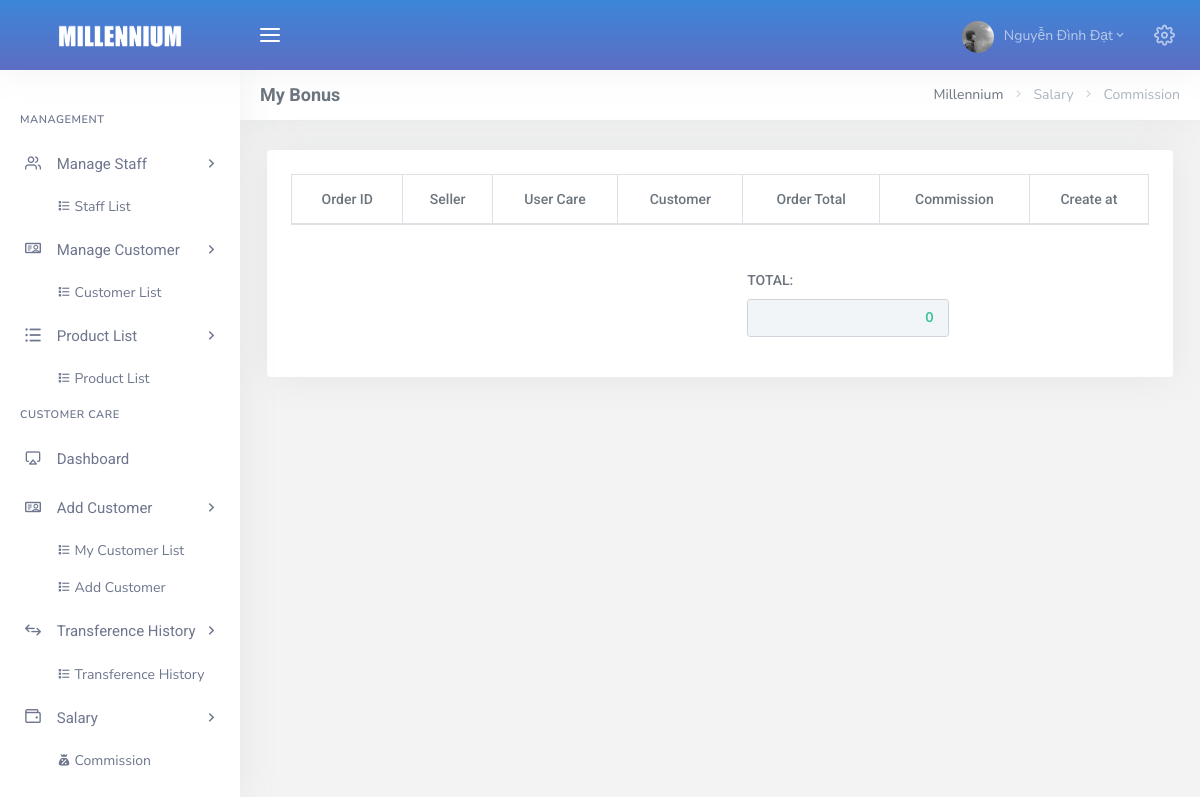
The app's page /admin/dashboard.php?page=list_bonus (signed in), older data.
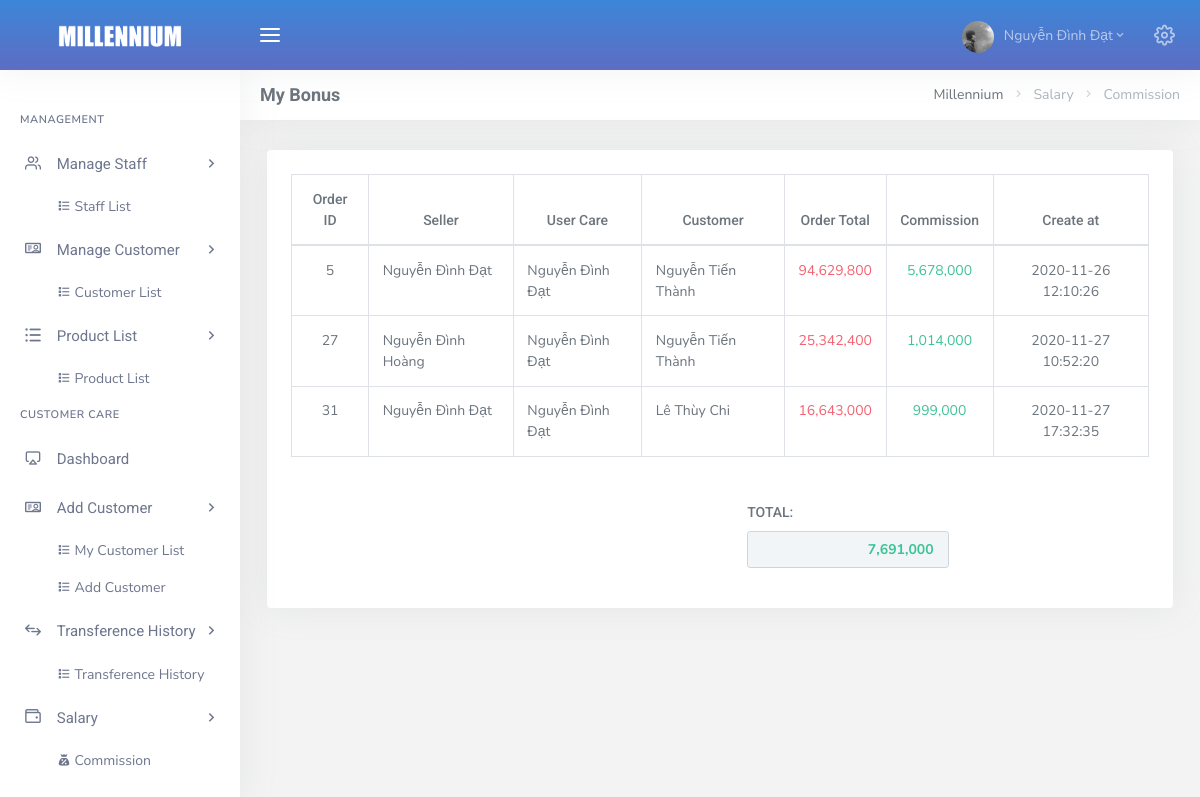
The same page, newer data.
### tables this page shows
CREATE TABLE `tbl_bonus` (
  `user_id` int(11) NOT NULL,
  `order_id` int(11) NOT NULL,
  `bonus` float NOT NULL,
  `create_at` datetime NOT NULL DEFAULT current_timestamp()
);

CREATE TABLE `tbl_user` (
  `id` int(11) NOT NULL,
  `name` varchar(50) NOT NULL,
  `showroom_id` int(11) NOT NULL,
  `avatar` varchar(50) NOT NULL DEFAULT 'default.png',
  `email` varchar(50) NOT NULL,
  `passw` varchar(50) NOT NULL DEFAULT '123456',
  `addres` varchar(100) NOT NULL,
  `salary` float NOT NULL,
  `role` tinyint(4) NOT NULL DEFAULT 2,
  `status` tinyint(4) NOT NULL DEFAULT 1,
  `create_at` datetime NOT NULL DEFAULT current_timestamp()
);

CREATE TABLE `tbl_customer` (
  `id` int(11) NOT NULL,
  `name` varchar(50) NOT NULL,
  `showroom_id` int(11) NOT NULL,
  `phone` varchar(10) NOT NULL,
  `email` varchar(50) NOT NULL,
  `sex` varchar(5) NOT NULL,
  `birth` date NOT NULL DEFAULT '1970-01-01',
  `passw` varchar(50) NOT NULL,
  `avatar` varchar(50) NOT NULL DEFAULT 'guest.jpg',
  `create_at` datetime NOT NULL DEFAULT current_timestamp()
);

CREATE TABLE `tbl_order` (
  `id` int(11) NOT NULL,
  `user_id_buy` int(11) NOT NULL,
  `user_id_care` int(11) NOT NULL,
  `customer_id` int(11) NOT NULL,
  `total` float NOT NULL,
  `create_at` datetime NOT NULL DEFAULT current_timestamp()
);

### admin/Controller/User/User_c.php (called while the page is built, shortened)
<?php
    include_once("Model/User/User_m.php");
    class User_c extends User_m {
        private $user;
        function __construct()
        {
            $this->user = new User_m();
        }
        public function Bonus() {
            if (isset($_SESSION['id'])) {
                $user_id = (int)$_SESSION['id'];
            }
            $user = $this->user->getBonus($user_id);
            include_once 'View/User/list_bonus.php';
        }
    }

### admin/Config/myConfig.php (called while the page is built, shortened)
<?php
	class Connect{
		private $user = "root";
		private $pass = "";
		private $dns = "mysql:host=localhost;dbname=customer_care";
		function __construct(){
			try {
				$this->pdo = new PDO($this->dns, $this->user, $this->pass);
				$this->pdo->query("SET NAMES utf8");
			} catch (PDOException $e) {
				echo $e->getMessage();
				exit();
			}
		}
	}
 ?>

### admin/Model/User/User_m.php (called while the page is built, shortened)
<?php
	include_once 'Config/myConfig.php';
	class User_m extends Connect {
		function __construct()
		{
			parent::__construct();
		}
		protected function getBonus($user_id) {
			$sql = "SELECT
					    tbl_bonus.order_id,
					    usersell.name as 'Seller',
					    usercare.name as 'User Care',
					    tbl_customer.name 'Customer',
					    tbl_order.total,
					    tbl_bonus.bonus,
					    tbl_bonus.create_at
					FROM
					    tbl_bonus,
					    tbl_user,
					    tbl_user as usersell,
					    tbl_user as usercare,
					    tbl_order,
					    tbl_customer
					WHERE
					    tbl_bonus.user_id = tbl_user.id AND tbl_bonus.order_id = tbl_order.id AND tbl_order.user_id_buy = usersell.id AND tbl_order.user_id_care = usercare.id AND tbl_order.customer_id = tbl_customer.id AND tbl_bonus.user_id = :user_id";
			$pre = $this->pdo->prepare($sql);
			$pre->bindParam(":user_id", $user_id);
			$pre->execute();
			$result = array();
			while($row = $pre->fetch(PDO::FETCH_ASSOC)) {
				$result[] = $row;
			}
			return $result;
		}
	}
 ?>

### admin/View/User/list_bonus.php (the view)
<div class="row">
    <div class="col-12">
        <div class="card-box table-responsive">
            <table id="list_bonus" class="display table table-bordered dt-responsive nowrap" style="border-collapse: collapse; border-spacing: 0; width: 100%;">
                <thead>
                    <tr class="text-center">
                        <th>Order ID</th>
                        <th>Seller</th>
                        <th>User Care</th>
                        <th>Customer</th>
                        <th>Order Total</th>
                        <th>Commission</th>
                        <th>Create at</th>
                    </tr>
                </thead>
                <tbody>
                    <?php
                        $total = 0;
                        foreach ($user as $key => $value) {
                            $total += $value['bonus'];
                    ?>
                            <tr>
                                <td class="text-center"><?= $value['order_id']; ?></td>
                                <td><?= $value['Seller']; ?></td>
                                <td><?= $value['User Care']; ?></td>
                                <td><?= $value['Customer']; ?></td>
                                <td class="text-center text-danger"><?= number_format($value['total']); ?></td>
                                <td class="text-center text-success"><?= number_format($value['bonus']); ?></td>
                                <td class="text-center"><?= $value['create_at']; ?></td>
                            </tr>
                        <?php
                        }
                     ?>
                </tbody>
            </table><br>
            <div class="float-right form-group" style="margin-right: 200px;">
                <label class="">TOTAL:</label>
                <div>
                <input type="text" class=" font-weight-bold text-right text-success form-control" disabled=""  value="<?= number_format($total); ?>">
                </div>
            </div>
        </div>
    </div>
</div>

### admin/Includes/header_dashboard.php (shortened to what this page needs)
<!DOCTYPE html>
<html lang="en">
    <head>
         <link href="Asset/libs/datatables/dataTables.bootstrap4.css" rel="stylesheet" type="text/css" />
        <link href="Asset/libs/datatables/buttons.bootstrap4.css" rel="stylesheet" type="text/css" />
        <link href="Asset/libs/datatables/responsive.bootstrap4.css" rel="stylesheet" type="text/css" />
        <link href="Asset/libs/custombox/custombox.min.css" rel="stylesheet" type="text/css" >
        <link href="Asset/libs/jquery-toast/jquery.toast.min.css" rel="stylesheet" type="text/css" />
        <link href="Asset/css/bootstrap.min.css" rel="stylesheet" type="text/css" />
        <link href="Asset/css/icons.min.css" rel="stylesheet" type="text/css" />
        <link href="Asset/css/app.min.css" rel="stylesheet" type="text/css" />
        <link href="Asset/css/myCSS.css" rel="stylesheet" type="text/css" />
    </head>
    <body class="">
        <div id="wrapper">

### admin/Includes/navheader.php (shortened to what this page needs)
<div class="navbar-custom">
    <ul class="list-unstyled topnav-menu float-right mb-0">
        <li class="dropdown notification-list">
            <a class="nav-link dropdown-toggle nav-user mr-0 waves-effect waves-light" data-toggle="dropdown" href="#" role="button" aria-haspopup="false" aria-expanded="false">
                <img src="Asset/images/users/<?php echo $_SESSION['avatar']; ?>" alt="user-image" class="rounded-circle">
                <span class="ml-1"><?php echo $_SESSION['name']; ?><i class="mdi mdi-chevron-down"></i> </span>
            </a>
        </li>
        <li class="dropdown notification-list">
            <a href="javascript:void(0);" class="nav-link right-bar-toggle waves-effect waves-light">
                <i class="fe-settings noti-icon"></i>
            </a>
        </li>
    </ul>
    <div class="logo-box">
        <a href="index.php" class="logo text-center">
            <span class="logo-lg">
                <img src="Asset/images/Logo.png" alt="" height="50">
            </span>
        </a>
    </div>
    <ul class="list-unstyled topnav-menu topnav-menu-left m-0">
        <li>
            <button class="button-menu-mobile waves-effect waves-light">
                <i class="fe-menu"></i>
            </button>
        </li>
    </ul>
</div>

### admin/Includes/sidenav.php (shortened to what this page needs)
<div class="left-side-menu">
    <div class="slimscroll-menu">
        <div id="sidebar-menu">
            <ul class="metismenu" id="side-menu">
                <?php if($_SESSION['role'] == 1){ ?>
                <li class="menu-title mt-2"> Management </li>
                <li>
                    <a href="javascript: void(0);">
                        <i class="fe-users"></i>
                        <span> Manage Staff </span>
                        <span class="menu-arrow"></span>
                    </a>
                    <ul class="nav-second-level" aria-expanded="false">
                        <li><a href="dashboard.php?page=list_all_user">
                            <span><i class=" mdi mdi-format-list-bulleted-square"></i></span>
                            <span> Staff List </span>
                        </a></li>
                    </ul>
                </li>
                <li>
                    <a href="javascript: void(0);">
                        <i class="dripicons-user-id"></i>
                        <span> Manage Customer </span>
                        <span class="menu-arrow"></span>
                    </a>
                    <ul class="nav-second-level" aria-expanded="false">
                        <li><a href="dashboard.php?page=list_customer">
                            <span><i class=" mdi mdi-format-list-bulleted-square"></i></span>
                            <span> Customer List </span>
                        </a></li>
                    </ul>
                </li>
                <li>
                    <a href="javascript: void(0);">
                        <i class="dripicons-view-list"></i>
                        <span> Product List </span>
                        <span class="menu-arrow"></span>
                    </a>
                    <ul class="nav-second-level" aria-expanded="false">
                        <li>
                            <a href="dashboard.php?page=list_product">
                                <span><i class="mdi mdi-format-list-bulleted-square"></i></span>
                                    <span> Product List </span>
                            </a>
                        </li>
                    </ul>
                </li>
                <?php
                    }
                ?>
                <li class="menu-title"> Customer Care </li>
                <li>
                    <a href="dashboard.php?page=index">
                        <i class="fe-airplay"></i>
                        <span> Dashboard </span>
                    </a>
                </li>
                <li>
                    <a href="javascript: void(0);">
                        <i class="dripicons-user-id"></i>
                        <span> Add Customer </span>
                        <span class="menu-arrow"></span>
                    </a>
                    <ul class="nav-second-level" aria-expanded="false">
                        <li><a href="dashboard.php?page=list_customer_care">
                            <span><i class="mdi mdi-format-list-bulleted-square"></i></span>
                                <span> My Customer List</span>
                        </a></li>
                        <li><a href="dashboard.php?page=list_customer_care_all">
                            <span><i class="mdi mdi-format-list-bulleted-square"></i></span>
                                <span> Add Customer</span>
                        </a></li>
                    </ul>
                </li>
                <li>
                    <a href="javascript: void(0);">
                        <i class="dripicons-swap"></i>
                        <span> Transference History </span>
                        <span class="menu-arrow"></span>
                    </a>
                    <ul class="nav-second-level" aria-expanded="false">
                        <li>
                            <a href="dashboard.php?page=list_history">
                                <span><i class="mdi mdi-format-list-bulleted-square"></i></span>
                                <span> Transference History </span>
                            </a>
                        </li>
                    </ul>
                </li>
                <li>
                    <a href="javascript: void(0);">
                        <i class="dripicons-wallet"></i>
                        <span> Salary </span>
                        <span class="menu-arrow"></span>
                    </a>
                    <ul class="nav-second-level" aria-expanded="false">
                        <li>
                            <a href="dashboard.php?page=list_bonus">
                                <span><i class="mdi mdi-sack-percent"></i></span>
                                <span> Commission </span>
                            </a>
                        </li>
                    </ul>
                </li>
            </ul>
        </div>
    </div>
</div>

### admin/dashboard.php (shortened to what this page needs)
<?php
    include_once "Includes/header_dashboard.php";
?>
        <?php include_once 'Includes/navheader.php'; ?>
        <?php include_once 'Includes/sidenav.php'; ?>
        <div class="content-page">
            <div class="content">
                <div class="container-fluid">
                    <div class="row">
                        <div class="col-12">
                            <div class="page-title-box">
                                <div class="page-title-right">
                                    <ol class="breadcrumb m-0">
                                        <li class="breadcrumb-item"><a href="dashboard.php">Millennium</a></li>
                                        <?php
                                            if (isset($_GET['page'])) {
                                                $page = $_GET['page'];
                                            }else{
                                                $page = 'index';
                                            }
                                            switch ($page) {
                                                case 'list_bonus':
                                                    echo "<li class='breadcrumb-item active'>Salary</li>";
                                                    echo "<li class='breadcrumb-item active'>Commission</li>";
                                                    break;
                                            }
                                         ?>
                                    </ol>
                                </div>
                                <h4 class="page-title">
                                     <?php
                                        if (isset($_GET['page'])) {
                                            $page = $_GET['page'];
                                        } else {
                                            $page = 'index';
                                        }
                                        switch ($page) {
                                            case 'list_bonus':
                                                echo "My Bonus";
                                                break;
                                        }
                                    ?>
                                </h4>
                            </div>
                        </div>
                    </div>
                    <div class="row">
                        <div class="col-lg-12">
                            <?php
                                if (isset($_GET['page'])) {
                                    $page = $_GET['page'];
                                } else {
                                    $page = 'index';
                                }
                                switch ($page) {
                                    case 'list_bonus':
                                        include_once 'Controller/User/User_c.php';
                                        $user = new User_c();
                                        $user->Bonus();
                                        break;
                                }
                            ?>
                        </div>
                    </div>
                </div>
            </div>
        </div>
  <?php include("Includes/footer.php"); ?>

### admin/Includes/footer.php (shortened to what this page needs)
		</div>
    </body>
</html>

Row changes from the older to the newer data that the page shows:
added tbl_bonus: order "5", user.name "Nguyễn Đình Đạt", tbl_customer.name "Nguyễn Tiến Thành", order.total "94,629,800", bonus "5,678,000", create_at "2020-11-26 12:10:26"
added tbl_bonus: order "27", tbl_user.name "Nguyễn Đình Hoàng", user.name "Nguyễn Đình Đạt", tbl_customer.name "Nguyễn Tiến Thành", order.total "25,342,400", bonus "1,014,000", create_at "2020-11-27 10:52:20"
added tbl_bonus: order "31", user.name "Nguyễn Đình Đạt", tbl_customer.name "Lê Thùy Chi", order.total "16,643,000", bonus "999,000", create_at "2020-11-27 17:32:35"
Text that changed along with them:
form field value: "0" → "7,691,000"
